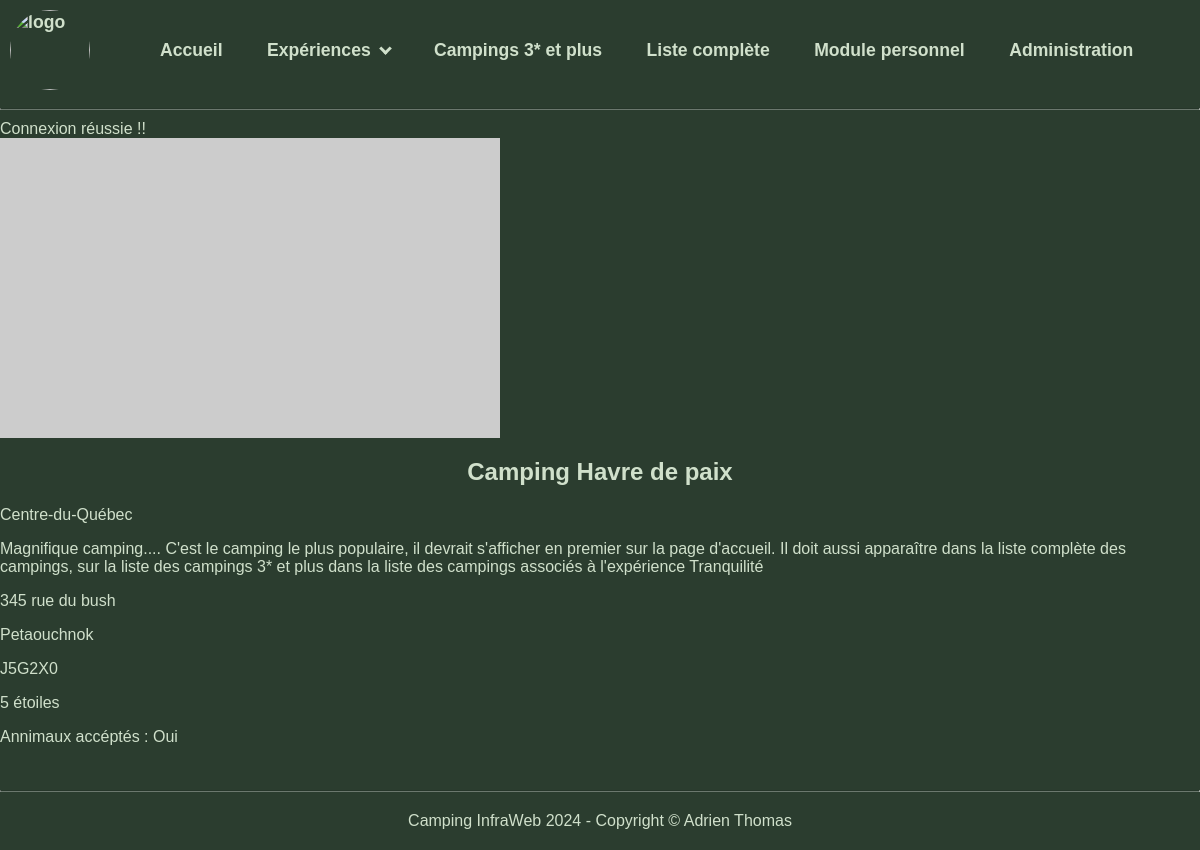
/fiche_camping.php?id=1, run on the app's committed database.
### tables this page shows
CREATE TABLE `campings` (
  `id` int NOT NULL,
  `nom` varchar(50) NOT NULL,
  `adresse` varchar(50) NOT NULL,
  `ville` varchar(25) NOT NULL,
  `code_postal` varchar(7) NOT NULL,
  `region` varchar(50) NOT NULL,
  `description` text NOT NULL,
  `nb_terrains` int NOT NULL,
  `popularite` int NOT NULL,
  `nb_etoiles` int NOT NULL,
  `actif` tinyint(1) NOT NULL,
  `accepte_animaux` tinyint(1) NOT NULL,
  `date_inscription` date NOT NULL,
  `experience_id` int NOT NULL,
  `id_picsum` int NOT NULL
);

### fiche_camping.php (the view)
<?php include_once(__DIR__ . '/include/header.php');
$requete = $mysqli->prepare("SELECT nom, region, adresse, ville, code_postal, description, nb_etoiles, accepte_animaux  FROM campings WHERE id = ?;");
$requete->bind_param("i", $_GET["id"]);
$requete->execute();
$resultat = $requete->get_result();
$camping = $resultat->fetch_assoc();
?>
<main>
<div>
        <img src="https://picsum.photos/id/<?= $_GET["id"] ?>/500/300" alt="<?= $camping['nom'] ?>">
        <h2><?= $camping['nom'] ?></h2>
        <p><?= $camping['region'] ?></p>
        <p><?= $camping['description'] ?></p>
        <p><?= $camping['adresse'] ?></p>
        <p><?= $camping['ville'] ?></p>
        <p><?= $camping['code_postal'] ?></p>
        <p><?= $camping['nb_etoiles'] ?> étoiles</p>
        <p>Annimaux accéptés : <?= $camping['accepte_animaux'] ? "Oui" : "Non" ?></p>
</div>
</main>
<?php include_once(__DIR__ . '/include/footer.php'); ?>

### css/styles.css (style rules this page uses)
html { margin:0; padding:0 }
body { margin: 100px 0 0 0; padding: 20px 0; font-family: Arial, sans-serif; }
main { margin:auto; max-width:1200px; }
main h1, main h2, main>p, footer { text-align:center; }
.dark-mode, .dark-mode header { background-color: #2b3d2f; color: #d0e0cb; }

### data on the page
campings: nom "Camping Havre de paix", region "Centre-du-Québec", description "Magnifique camping.... C'est le camping le plus populaire, il devrait s'afficher en premier sur la page d'accueil. Il doit aussi apparaître dans la liste complète des campings, sur la liste des campings 3* et plus dans la liste des campings associés à l'expérience Tranquilité", adresse "345 rue du bush", ville "Petaouchnok", code_postal "J5G2X0", nb_etoiles "5"
